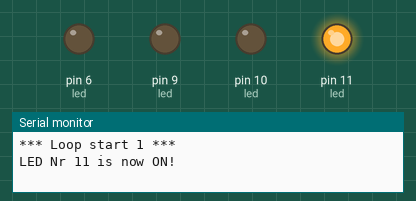
A sketch run on a simulated Arduino Uno, built with avr-gcc and run on an emulated ATmega328P. On the bench: output pins drawn as LEDs (lit = HIGH), the last lines printed to the serial monitor.

Above: at 1.0 s.
At 5.5 s:
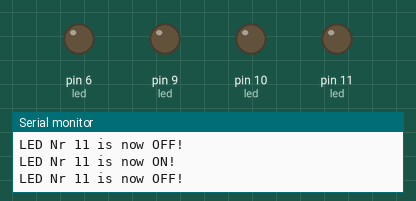
Timing chart, 0 to 6.9 s (numbered marks = the images above):
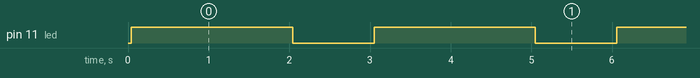

Measured:
- by itself, pin 11 (led): alternates HIGH for 2.0 s and LOW for 1.0 s

The sketch:

status.ino
```cpp
const int SPEEDFAKTOR = 1;

enum ledStatus {
  OFF,
  FADE_UP,
  ON,
  FADE_DOWN
};

class LED {
  private:
    ledStatus internLedStatus = OFF;
    int pinNumber;
    unsigned long fadeTime = 0;
    unsigned long fadeStart;
    int ledBrightness = 0;
  public:
    LED(int _pin);
    void on();
    void off();
    void fadeUp(unsigned long fadeTime);
    void fadeDown(unsigned long fadeTime);

    void setLedStatus(ledStatus _newStatus);
    ledStatus getLedStatus();
    void setBrightness(int _brightness);
    int getBrightness();
    int getPin();
    unsigned long getFadeStart();
    void setFadeStart();
    unsigned long getFadeTime();
};

const int NR_OF_LEDS = 4;
LED led[] = {
  LED(11),
  LED(10),
  LED(9),
  LED(6)
};

LED::LED(int _pin)
{
  this->pinNumber = _pin;
  pinMode(_pin,OUTPUT);
};

void LED::setLedStatus(ledStatus _newStatus){
  internLedStatus = _newStatus;
}

ledStatus LED::getLedStatus(){
  return internLedStatus;
}

void LED::setBrightness(int _brightness){
  this->ledBrightness = _brightness;
}

int LED::getBrightness(){
  return ledBrightness;
}

int LED::getPin(){
  return pinNumber;
}

void LED::on()
{
  Serial.print("LED Nr ");
  Serial.print(pinNumber);
  Serial.print(" is now ON!\n");
  ledBrightness = 255;
  setLedStatus(ON);
};

void LED::off()
{
  Serial.print("LED Nr ");
  Serial.print(pinNumber);
  Serial.print(" is now OFF!\n");
  ledBrightness = 0;
  setLedStatus(OFF);
};

void LED::fadeUp(unsigned long _fadeTime){
  setBrightness(0);
  fadeTime = _fadeTime;
  fadeStart = millis();
  internLedStatus=FADE_UP;

  Serial.print("LED Nr ");
  Serial.print(pinNumber);
  Serial.print(" is now fading UP for ");
  Serial.print(getFadeTime());
  Serial.print(" ms\n");
};

void LED::fadeDown(unsigned long _fadeTime){
  setBrightness(255);
  fadeTime = _fadeTime;
  fadeStart = millis();
  internLedStatus=FADE_DOWN;

  Serial.print("LED Nr ");
  Serial.print(pinNumber);
  Serial.print(" is now fading DOWN for ");
  Serial.print(getFadeTime());
  Serial.print(" ms\n");
}

unsigned long LED::getFadeStart(){
  return fadeStart;
}

void LED::setFadeStart(){
  fadeStart = millis();
}

unsigned long LED::getFadeTime(){
  return fadeTime;
}


void updateLed(LED *led){
  int brightness;
  if(led->getLedStatus() == FADE_UP){
    brightness = (double) (millis()-led->getFadeStart())/led->getFadeTime()*255;
    if (brightness>255) {
      led->on();
      brightness = 255; // dont want anything over 255;
    }
    led->setBrightness(brightness);
  }
  if(led->getLedStatus() == FADE_DOWN){
    brightness = 255 * (1 - (double) (millis()-led->getFadeStart())/led->getFadeTime() );
    if (brightness<0) {
      led->off();
      brightness = 0; // dont want anything under 0;
    }
    led->setBrightness(brightness);
  }
  analogWrite(led->getPin(),led->getBrightness());
}

void updateLeds(){
  for(int i=0;i<NR_OF_LEDS;i++){
    updateLed(&led[i]);
  }
}

void waitAndUpdate(int waitTimeMs){
  unsigned long startTime = millis();
  while(millis()-startTime<waitTimeMs){
    updateLeds();
    delay(10);
  }
}

// Setting up the system
void setup() {
  Serial.begin(9600); // to communicate with the PC
  Serial.print("\n\n****** Welcome Master Carina! I am here to serve you!******\n");
}

void blinkLed(LED *led, int durationOn, int durationOff, int nrOfBlinks){
  for(int i=0;i<nrOfBlinks;i++){
    led->on();
    waitAndUpdate(durationOn);
    led->off();
    waitAndUpdate(durationOff);
  }
}

unsigned long loopCounter=0;
void loop(){
  loopCounter++;
  Serial.print("\n\n*** Loop start ");
  Serial.print(loopCounter);
  Serial.print(" ***\n");
  blinkLed(&led[0],2000,1000,2);
}
```
